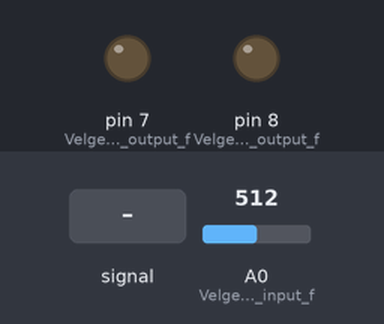
Recording of a sketch running on a simulated Arduino Uno, built with avr-gcc and run on an emulated ATmega328P. Shown: output pins drawn as LEDs (lit = HIGH). The test bench sets the inputs (shaded band); at power-on: A0 (Velger_pin_A0_som_input_f) = 512.

Above: at 1.2 s.
1.3 s: A0 (Velger_pin_A0_som_input_f) fed a 200 Hz sine of ±81 counts around its level
At 2.5 s:
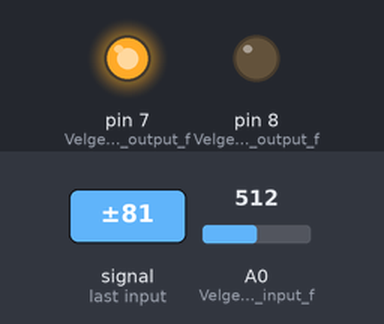
2.8 s: A0 (Velger_pin_A0_som_input_f) set to 716
At 3.9 s:
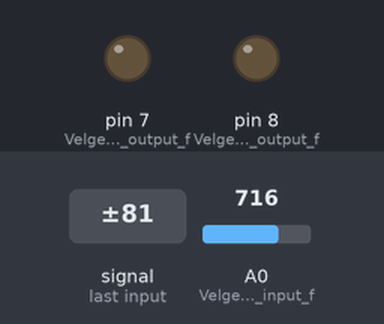
Timing chart, 0 to 5.8 s (numbered marks = the images above; inputs shaded):
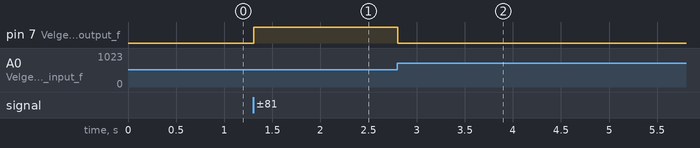

Measured:
- after the input at 1.3 s, pin 7 (Velger_pin_7_som_output_f): LOW → HIGH at once
- after the input at 2.8 s, pin 7 (Velger_pin_7_som_output_f): HIGH → LOW at once

The sketch:

DP8.ino
```cpp
#include <TimerOne.h>

volatile int sample; //Holder siste sample
volatile int lastSample; //Sample før siste sample


int  bn = 0; //Utgangsignalet b(t)
int  un = 0; //Utgangsignalet u(t)
float  xZero = 0;
float  xOne = 0;
float  sumL = 0;
float  sumH = 0;
float  aL = 0.2;
float  aH = -0.2;
float avgL, avgH;
int count = 0;
int numSamples = 10; //Antall samples som skal taes gjennomsnitt av


void setup() {

  // Oppsett av timer interrupt
  Timer1.initialize(500); // 500 mikrosekund mellom hver sample -> gir F_s = 2kHz
  // Argumentet i "attachInterrupt" bestemmer hvilken funskjon som er interrupt handler
  Timer1.attachInterrupt(takeSample);

  //Velger hvilke pins på arduino UNO som skal være output og input
  pinMode(8, OUTPUT); //Velger pin 8 som output for b(t)
  pinMode(7, OUTPUT); //Velger pin 7 som output for u(t)
  pinMode(A0, INPUT); //Velger pin A0 som input for r(t)
}


//En loop som kjører konstant og sørger for at det hele tiden blir sett etter ny sample
void loop() {

    }

void takeSample(void){


  sample = analogRead(A0); //Får et nytt sample

  //Rekursive filter:
  xZero = (sample-lastSample) + aL*xZero; //Lavpassfilter
  xOne = (sample-lastSample) + aH*xOne; //Høypassfilter

  lastSample = sample; //Setter sample til forrige sample, ettersom det nå har vært gjennom filtrering.

  //Absoluttverdi av utgangen på filtrene og legger til i sum av alle absoluttverdiene. Dette brukes videre til middelverdifilteret:
  sumL += abs(xZero);
  sumH += abs(xOne);

  //Øker variabelen count med 1.
  count++;

  //Sjekker om count er blitt lik antall ønskede samples, numSamples
  if(count == numSamples){

    //Middelverdi (estimat av amplituren) av de absoluttverdien til de filtrerte signalene:
    avgL = sumL/numSamples;
    avgH = sumH/numSamples;

  //Sjekker at estimatet av amplituden er over 20 for å sørge for å sjekke at det er et inngangssignal på FSK-demodulatoren.
    if (avgH < 20 && avgL < 20){
      //Setter utgangen u(t) til lav dersom ingen av middelverdiene er over.
      un = 0;
      digitalWrite(7, LOW);


    } else {
      //Setter u(t) til høy dersom det er en amplitude
          un = 1;
      //b(t) = 1 dersom amplituden gjennom høypassfilteret er større enn lavpassfilteret
        if (avgH > avgL){
          bn = 1;
          digitalWrite(8, HIGH);
        }

        //b(t) = 0 dersom amplituden gjennom lavpassfilteret er større enn høypassfilteret.
        else if (avgH < avgL){
          bn = 0;
          digitalWrite(8, LOW);
        }
      //Setter u(t) til høy dersom det er en amplitude
      digitalWrite(7, HIGH);
    }

  //Nullstilling av variabler for et nytt intervall med samples:
    sumL = 0;
    sumH = 0;
    xZero = 0;
    xOne = 0;
    avgH = 0;
    avgL = 0;
    count = 0;
  }

}
```
